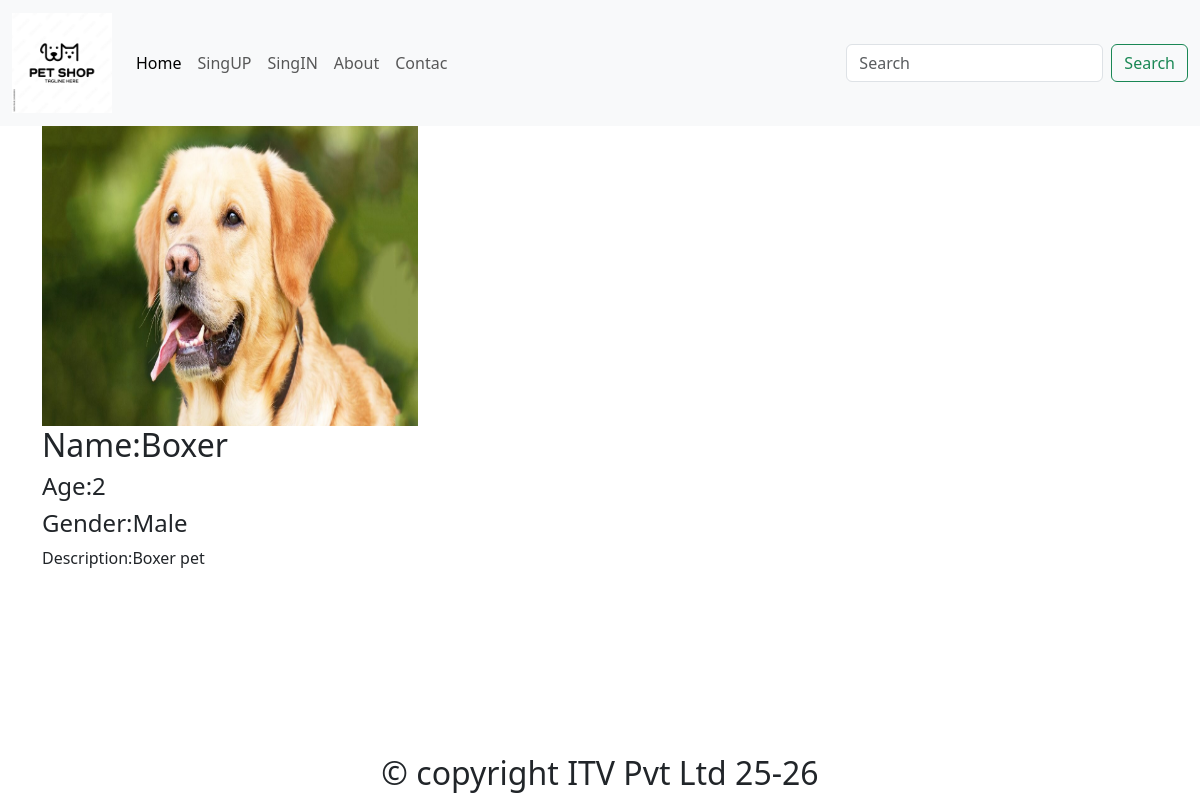
The page /petdetail/101/ on the database as committed earlier.
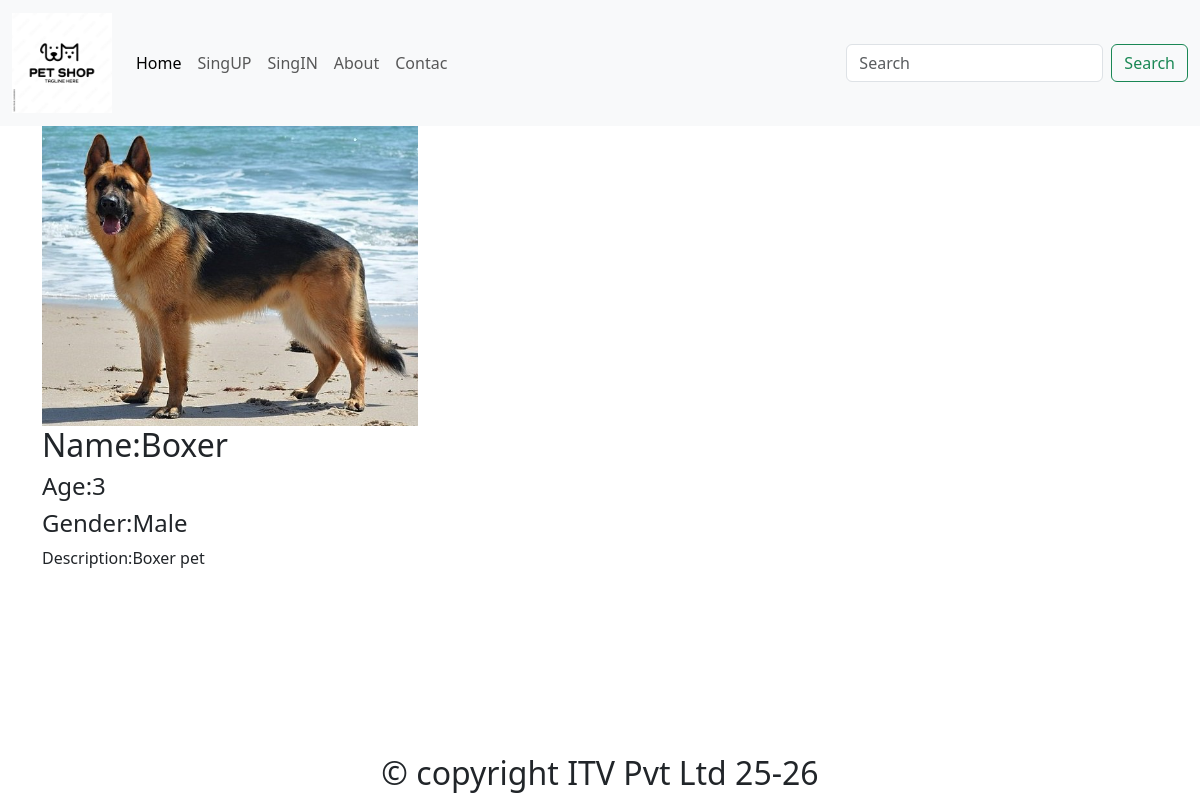
The same page on the database as committed later.
### app/models.py (models this page shows)
class Pet(models.Model):
    petid = models.PositiveIntegerField(primary_key=True)
    petname = models.CharField(max_length=100,null=True,default=None)
    userid = models.ForeignKey(User,on_delete=models.SET_NULL,null=True,default=None)
    age = models.PositiveIntegerField()
    type = (("Male","Male"),("Female","Female"))
    gender = models.CharField(max_length=20, choices=type)
    description = models.TextField(null=True,default=None)
    photo = models.ImageField(upload_to="images")

### app/views.py (the view)
# urls.py: path("petdetail/<int:petid>/",views.petdetail,name="petdetail"),
def petdetail(req,petid):
    petdata=Pet.objects.get(petid=petid)
    context={'petdata':petdata}
    return render(req, "petdetail.html",context)

### app/templates/petdetail.html (shortened to what this page needs)
{% extends 'base.html' %}
{% block body %}
<div class="container">
    <div class="row">
        <img src="{{petdata.photo.url}}" alt="{{petdata.petname}}" style="width:400px; height:300px" width="400px" height="300px" />
        <h2>Name:{{petdata.petname}}</h2>
        <h4>Age:{{petdata.age}}</h4>
        <h4>Gender:{{petdata.gender}}</h4>
        <p>Description:{{petdata.description}}</p>
    </div>
</div>
<div class="container">
    <div class="row" style="height: 50px;">
    </div>
</div>
{% endblock %}

Rows that differ between the two databases and show on the page:
changed Pet "Boxer": photo: a different picture; age "2" → "3"
